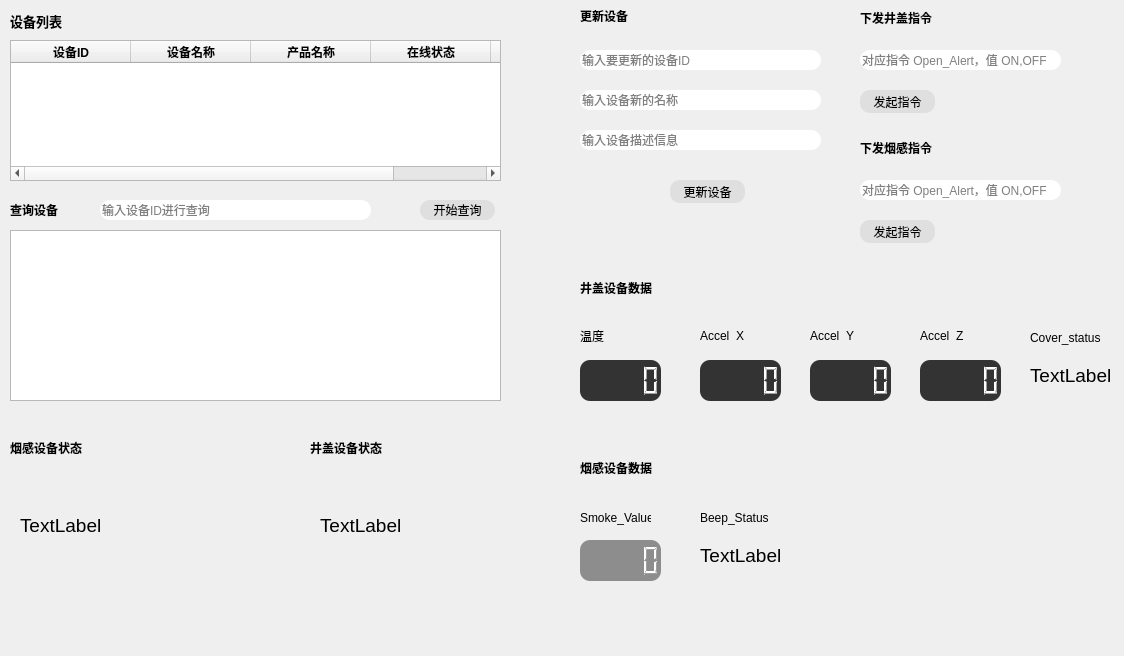
<?xml version="1.0" encoding="UTF-8"?>
<ui version="4.0">
 <class>Form</class>
 <widget class="QWidget" name="Form">
  <property name="geometry">
   <rect>
    <x>0</x>
    <y>0</y>
    <width>1124</width>
    <height>656</height>
   </rect>
  </property>
  <property name="windowTitle">
   <string>Form</string>
  </property>
  <widget class="QTableWidget" name="tableWidget">
   <property name="geometry">
    <rect>
     <x>10</x>
     <y>40</y>
     <width>491</width>
     <height>141</height>
    </rect>
   </property>
   <attribute name="horizontalHeaderDefaultSectionSize">
    <number>120</number>
   </attribute>
   <column>
    <property name="text">
     <string>设备ID</string>
    </property>
    <property name="font">
     <font>
      <weight>75</weight>
      <bold>true</bold>
     </font>
    </property>
   </column>
   <column>
    <property name="text">
     <string>设备名称</string>
    </property>
    <property name="font">
     <font>
      <weight>75</weight>
      <bold>true</bold>
     </font>
    </property>
   </column>
   <column>
    <property name="text">
     <string>产品名称</string>
    </property>
    <property name="font">
     <font>
      <weight>75</weight>
      <bold>true</bold>
     </font>
    </property>
   </column>
   <column>
    <property name="text">
     <string>在线状态</string>
    </property>
    <property name="font">
     <font>
      <weight>75</weight>
      <bold>true</bold>
     </font>
    </property>
   </column>
   <column>
    <property name="text">
     <string>设备描述</string>
    </property>
    <property name="font">
     <font>
      <weight>75</weight>
      <bold>true</bold>
     </font>
    </property>
   </column>
  </widget>
  <widget class="QLabel" name="label">
   <property name="geometry">
    <rect>
     <x>10</x>
     <y>10</y>
     <width>81</width>
     <height>21</height>
    </rect>
   </property>
   <property name="font">
    <font>
     <pointsize>10</pointsize>
     <weight>75</weight>
     <bold>true</bold>
    </font>
   </property>
   <property name="text">
    <string>设备列表</string>
   </property>
  </widget>
  <widget class="QLabel" name="label_2">
   <property name="geometry">
    <rect>
     <x>10</x>
     <y>200</y>
     <width>54</width>
     <height>20</height>
    </rect>
   </property>
   <property name="font">
    <font>
     <weight>75</weight>
     <bold>true</bold>
    </font>
   </property>
   <property name="text">
    <string>查询设备</string>
   </property>
  </widget>
  <widget class="QTextBrowser" name="query_device_text">
   <property name="geometry">
    <rect>
     <x>10</x>
     <y>230</y>
     <width>491</width>
     <height>171</height>
    </rect>
   </property>
  </widget>
  <widget class="QLineEdit" name="input_query_device_id">
   <property name="geometry">
    <rect>
     <x>100</x>
     <y>200</y>
     <width>271</width>
     <height>20</height>
    </rect>
   </property>
   <property name="styleSheet">
    <string notr="true">QLineEdit {
	border-radius: 10px;
}</string>
   </property>
   <property name="placeholderText">
    <string>输入设备ID进行查询</string>
   </property>
  </widget>
  <widget class="QPushButton" name="query_device_button">
   <property name="geometry">
    <rect>
     <x>420</x>
     <y>200</y>
     <width>75</width>
     <height>20</height>
    </rect>
   </property>
   <property name="styleSheet">
    <string notr="true">QPushButton {
border-radius: 10px;
background-color: #dfdfdf;
}

QPushButton:hover {
background-color: gray;
}</string>
   </property>
   <property name="text">
    <string>开始查询</string>
   </property>
  </widget>
  <widget class="QLabel" name="label_3">
   <property name="geometry">
    <rect>
     <x>580</x>
     <y>10</y>
     <width>54</width>
     <height>12</height>
    </rect>
   </property>
   <property name="font">
    <font>
     <weight>75</weight>
     <bold>true</bold>
    </font>
   </property>
   <property name="text">
    <string>更新设备</string>
   </property>
  </widget>
  <widget class="QLineEdit" name="update_device_id_input">
   <property name="geometry">
    <rect>
     <x>580</x>
     <y>50</y>
     <width>241</width>
     <height>20</height>
    </rect>
   </property>
   <property name="styleSheet">
    <string notr="true">QLineEdit {
	border-radius: 10px;
}</string>
   </property>
   <property name="placeholderText">
    <string>输入要更新的设备ID</string>
   </property>
  </widget>
  <widget class="QLineEdit" name="update_device_name_input">
   <property name="geometry">
    <rect>
     <x>580</x>
     <y>90</y>
     <width>241</width>
     <height>20</height>
    </rect>
   </property>
   <property name="styleSheet">
    <string notr="true">QLineEdit {
	border-radius: 10px;
}</string>
   </property>
   <property name="placeholderText">
    <string>输入设备新的名称</string>
   </property>
  </widget>
  <widget class="QLineEdit" name="update_device_desc_input">
   <property name="geometry">
    <rect>
     <x>580</x>
     <y>130</y>
     <width>241</width>
     <height>20</height>
    </rect>
   </property>
   <property name="styleSheet">
    <string notr="true">QLineEdit {
	border-radius: 10px;
}</string>
   </property>
   <property name="placeholderText">
    <string>输入设备描述信息</string>
   </property>
  </widget>
  <widget class="QPushButton" name="update_device_button">
   <property name="geometry">
    <rect>
     <x>670</x>
     <y>180</y>
     <width>75</width>
     <height>23</height>
    </rect>
   </property>
   <property name="styleSheet">
    <string notr="true">QPushButton {
border-radius: 10px;
background-color: #dfdfdf;
}

QPushButton:hover {
background-color: gray;
}</string>
   </property>
   <property name="text">
    <string>更新设备</string>
   </property>
  </widget>
  <widget class="QLabel" name="label_4">
   <property name="geometry">
    <rect>
     <x>580</x>
     <y>280</y>
     <width>91</width>
     <height>16</height>
    </rect>
   </property>
   <property name="font">
    <font>
     <weight>75</weight>
     <bold>true</bold>
    </font>
   </property>
   <property name="text">
    <string>井盖设备数据</string>
   </property>
  </widget>
  <widget class="QLCDNumber" name="temp_lcd">
   <property name="geometry">
    <rect>
     <x>580</x>
     <y>360</y>
     <width>81</width>
     <height>41</height>
    </rect>
   </property>
   <property name="font">
    <font>
     <pointsize>15</pointsize>
    </font>
   </property>
   <property name="styleSheet">
    <string notr="true">QLCDNumber {background-color: #333; color: white; border-radius: 10px;}</string>
   </property>
  </widget>
  <widget class="QLCDNumber" name="accel_x_lcd">
   <property name="geometry">
    <rect>
     <x>700</x>
     <y>360</y>
     <width>81</width>
     <height>41</height>
    </rect>
   </property>
   <property name="font">
    <font>
     <pointsize>15</pointsize>
    </font>
   </property>
   <property name="styleSheet">
    <string notr="true">QLCDNumber {background-color: #333; color: white; border-radius: 10px;}</string>
   </property>
  </widget>
  <widget class="QLCDNumber" name="accel_y_lcd">
   <property name="geometry">
    <rect>
     <x>810</x>
     <y>360</y>
     <width>81</width>
     <height>41</height>
    </rect>
   </property>
   <property name="font">
    <font>
     <pointsize>15</pointsize>
    </font>
   </property>
   <property name="styleSheet">
    <string notr="true">QLCDNumber {background-color: #333; color: white; border-radius: 10px;}</string>
   </property>
  </widget>
  <widget class="QLCDNumber" name="accel_z_lcd">
   <property name="geometry">
    <rect>
     <x>920</x>
     <y>360</y>
     <width>81</width>
     <height>41</height>
    </rect>
   </property>
   <property name="font">
    <font>
     <pointsize>15</pointsize>
    </font>
   </property>
   <property name="styleSheet">
    <string notr="true">QLCDNumber {background-color: #333; color: white; border-radius: 10px;}</string>
   </property>
  </widget>
  <widget class="QLabel" name="label_5">
   <property name="geometry">
    <rect>
     <x>580</x>
     <y>330</y>
     <width>54</width>
     <height>12</height>
    </rect>
   </property>
   <property name="text">
    <string>温度</string>
   </property>
  </widget>
  <widget class="QLabel" name="label_6">
   <property name="geometry">
    <rect>
     <x>700</x>
     <y>330</y>
     <width>54</width>
     <height>12</height>
    </rect>
   </property>
   <property name="text">
    <string>Accel_X</string>
   </property>
  </widget>
  <widget class="QLabel" name="label_7">
   <property name="geometry">
    <rect>
     <x>920</x>
     <y>330</y>
     <width>54</width>
     <height>12</height>
    </rect>
   </property>
   <property name="text">
    <string>Accel_Z</string>
   </property>
  </widget>
  <widget class="QLabel" name="label_8">
   <property name="geometry">
    <rect>
     <x>810</x>
     <y>330</y>
     <width>54</width>
     <height>12</height>
    </rect>
   </property>
   <property name="text">
    <string>Accel_Y</string>
   </property>
  </widget>
  <widget class="QLCDNumber" name="smoke_value_lcd">
   <property name="geometry">
    <rect>
     <x>580</x>
     <y>540</y>
     <width>81</width>
     <height>41</height>
    </rect>
   </property>
   <property name="font">
    <font>
     <pointsize>15</pointsize>
    </font>
   </property>
   <property name="styleSheet">
    <string notr="true">QLCDNumber {background-color:#8d8d8d; color: white; border-radius: 10px;}</string>
   </property>
  </widget>
  <widget class="QLabel" name="label_10">
   <property name="geometry">
    <rect>
     <x>700</x>
     <y>510</y>
     <width>71</width>
     <height>16</height>
    </rect>
   </property>
   <property name="text">
    <string>Beep_Status</string>
   </property>
  </widget>
  <widget class="QLabel" name="label_11">
   <property name="geometry">
    <rect>
     <x>580</x>
     <y>510</y>
     <width>71</width>
     <height>16</height>
    </rect>
   </property>
   <property name="text">
    <string>Smoke_Value</string>
   </property>
  </widget>
  <widget class="QLabel" name="label_12">
   <property name="geometry">
    <rect>
     <x>580</x>
     <y>460</y>
     <width>91</width>
     <height>16</height>
    </rect>
   </property>
   <property name="font">
    <font>
     <weight>75</weight>
     <bold>true</bold>
    </font>
   </property>
   <property name="text">
    <string>烟感设备数据</string>
   </property>
  </widget>
  <widget class="QLabel" name="beep_status_text">
   <property name="geometry">
    <rect>
     <x>700</x>
     <y>540</y>
     <width>81</width>
     <height>31</height>
    </rect>
   </property>
   <property name="font">
    <font>
     <pointsize>14</pointsize>
    </font>
   </property>
   <property name="text">
    <string>TextLabel</string>
   </property>
  </widget>
  <widget class="QLabel" name="label_13">
   <property name="geometry">
    <rect>
     <x>1030</x>
     <y>330</y>
     <width>71</width>
     <height>16</height>
    </rect>
   </property>
   <property name="text">
    <string>Cover_status</string>
   </property>
  </widget>
  <widget class="QLabel" name="cover_status_text">
   <property name="geometry">
    <rect>
     <x>1030</x>
     <y>360</y>
     <width>81</width>
     <height>31</height>
    </rect>
   </property>
   <property name="font">
    <font>
     <pointsize>14</pointsize>
    </font>
   </property>
   <property name="text">
    <string>TextLabel</string>
   </property>
  </widget>
  <widget class="QLabel" name="label_9">
   <property name="geometry">
    <rect>
     <x>10</x>
     <y>440</y>
     <width>91</width>
     <height>16</height>
    </rect>
   </property>
   <property name="font">
    <font>
     <weight>75</weight>
     <bold>true</bold>
    </font>
   </property>
   <property name="text">
    <string>烟感设备状态</string>
   </property>
  </widget>
  <widget class="QLabel" name="label_14">
   <property name="geometry">
    <rect>
     <x>310</x>
     <y>440</y>
     <width>91</width>
     <height>16</height>
    </rect>
   </property>
   <property name="font">
    <font>
     <weight>75</weight>
     <bold>true</bold>
    </font>
   </property>
   <property name="text">
    <string>井盖设备状态</string>
   </property>
  </widget>
  <widget class="QLabel" name="smoke_state_text">
   <property name="geometry">
    <rect>
     <x>20</x>
     <y>500</y>
     <width>100</width>
     <height>50</height>
    </rect>
   </property>
   <property name="font">
    <font>
     <pointsize>14</pointsize>
    </font>
   </property>
   <property name="text">
    <string>TextLabel</string>
   </property>
  </widget>
  <widget class="QLabel" name="cover_state_text">
   <property name="geometry">
    <rect>
     <x>320</x>
     <y>500</y>
     <width>100</width>
     <height>50</height>
    </rect>
   </property>
   <property name="font">
    <font>
     <pointsize>14</pointsize>
    </font>
   </property>
   <property name="text">
    <string>TextLabel</string>
   </property>
  </widget>
  <widget class="QLabel" name="label_15">
   <property name="geometry">
    <rect>
     <x>860</x>
     <y>10</y>
     <width>81</width>
     <height>16</height>
    </rect>
   </property>
   <property name="font">
    <font>
     <weight>75</weight>
     <bold>true</bold>
    </font>
   </property>
   <property name="text">
    <string>下发井盖指令</string>
   </property>
  </widget>
  <widget class="QLineEdit" name="cover_command_input">
   <property name="geometry">
    <rect>
     <x>860</x>
     <y>50</y>
     <width>201</width>
     <height>20</height>
    </rect>
   </property>
   <property name="styleSheet">
    <string notr="true">QLineEdit {
	border-radius: 10px;
}</string>
   </property>
   <property name="placeholderText">
    <string>对应指令 Open_Alert，值 ON,OFF</string>
   </property>
  </widget>
  <widget class="QPushButton" name="cover_command_button">
   <property name="geometry">
    <rect>
     <x>860</x>
     <y>90</y>
     <width>75</width>
     <height>23</height>
    </rect>
   </property>
   <property name="styleSheet">
    <string notr="true">QPushButton {
border-radius: 10px;
background-color: #dfdfdf;
}

QPushButton:hover {
background-color: gray;
}</string>
   </property>
   <property name="text">
    <string>发起指令</string>
   </property>
  </widget>
  <widget class="QLineEdit" name="smoke_command_input">
   <property name="geometry">
    <rect>
     <x>860</x>
     <y>180</y>
     <width>201</width>
     <height>20</height>
    </rect>
   </property>
   <property name="styleSheet">
    <string notr="true">QLineEdit {
	border-radius: 10px;
}</string>
   </property>
   <property name="placeholderText">
    <string>对应指令 Open_Alert，值 ON,OFF</string>
   </property>
  </widget>
  <widget class="QPushButton" name="smoke_command_button">
   <property name="geometry">
    <rect>
     <x>860</x>
     <y>220</y>
     <width>75</width>
     <height>23</height>
    </rect>
   </property>
   <property name="styleSheet">
    <string notr="true">QPushButton {
border-radius: 10px;
background-color: #dfdfdf;
}

QPushButton:hover {
background-color: gray;
}</string>
   </property>
   <property name="text">
    <string>发起指令</string>
   </property>
  </widget>
  <widget class="QLabel" name="label_16">
   <property name="geometry">
    <rect>
     <x>860</x>
     <y>140</y>
     <width>81</width>
     <height>16</height>
    </rect>
   </property>
   <property name="font">
    <font>
     <weight>75</weight>
     <bold>true</bold>
    </font>
   </property>
   <property name="text">
    <string>下发烟感指令</string>
   </property>
  </widget>
 </widget>
 <resources/>
 <connections/>
</ui>
